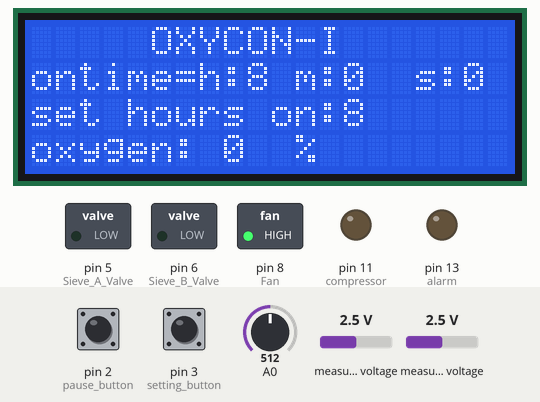
A sketch run on a simulated Arduino Uno, built with avr-gcc and run on an emulated ATmega328P. Shown: 20×4 character LCD, switched loads named in the sketch (green lamp = pin HIGH), output pins drawn as LEDs (lit = HIGH). The test bench sets the inputs (shaded band); at power-on: pin 3 (setting_button) HIGH, pin 2 (pause_button) HIGH, A0 = 512, measured voltage 2.5 V. What the sketch prints to the serial monitor is not drawn.

Above: at 2.2 s.
2.3 s: pin 3 (setting_button) pulled LOW for 0.15 s
At 2.49 s:
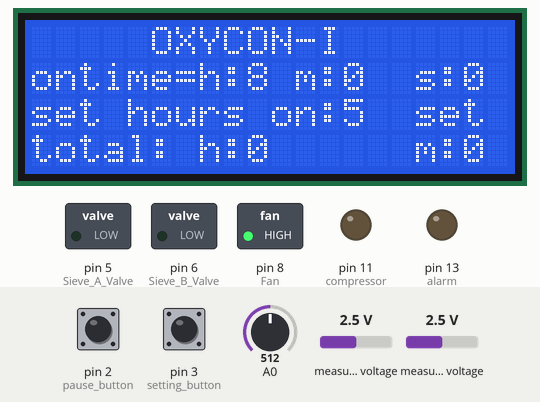
4.0 s: pin 2 (pause_button) pulled LOW for 3.2 s
At 5.4 s:
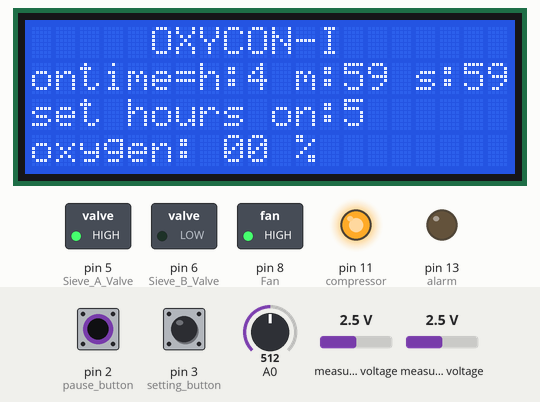
9.1 s: pin 2 (pause_button) pulled LOW for 1 s
At 11.8 s:
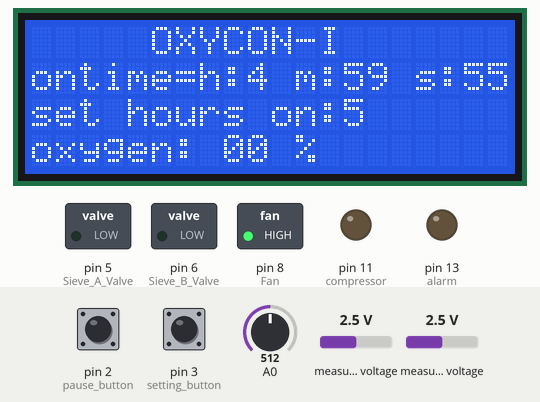
12.1 s: pin 3 (setting_button) pulled LOW for 1 s
At 14.1 s:
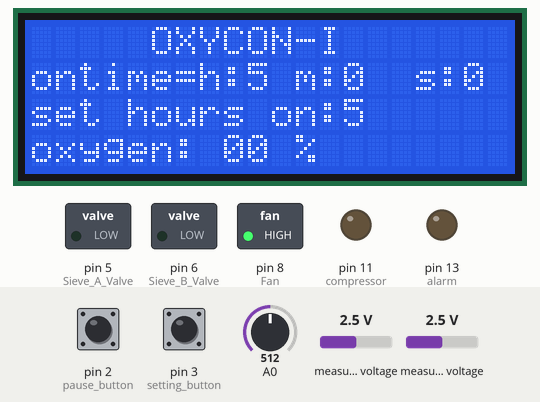
14.6 s: pin 3 (setting_button) pulled LOW for 3.2 s
At 15.3 s:
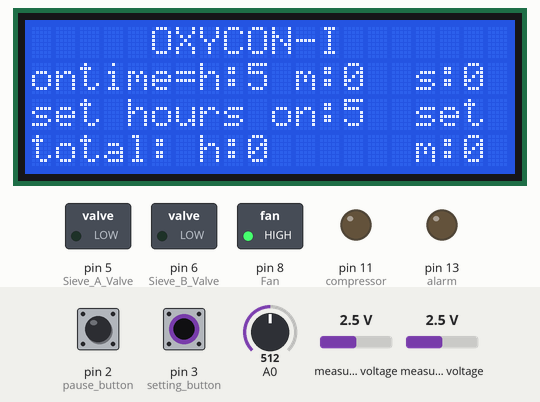
19.4 s: pin 2 (pause_button) driven LOW and pin 3 (setting_button) driven LOW
At 20.3 s:
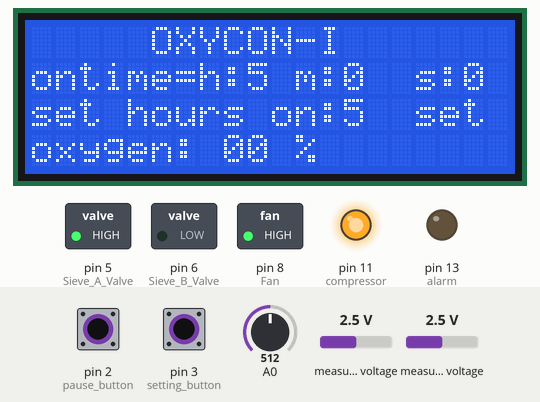
Timing chart, 0 to 29.0 s (numbered marks = the images above; inputs shaded):
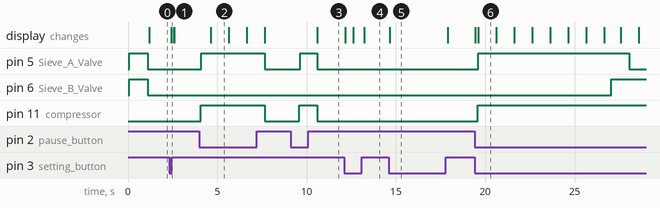

The sketch:

v1.3.ino
```cpp
#include <Wire.h>
#include <LiquidCrystal_I2C.h>

// Set the LCD address to 0x27 for a 16 chars and 2 line display
LiquidCrystal_I2C lcd(0x27, 20, 4);

int o2_raw;

#include <ADS1X15.h>
#include <EEPROM.h>
struct MyObject{
  float field1;
  byte field2;
  char name[10];
};


ADS1115 ADS(0x48);

// RELAY PIN ASSIGNMENT
//**************************************************************************
int Sieve_A_Valve = 5; //Defined Pin as Variable
int Sieve_B_Valve = 6; //Defined Pin as Variable

int Fan = 8; //Defined Pin as Variable

// VARIABLE CREATION
//**************************************************************************
unsigned long Relay_Test_Delay; //delay variable creation
unsigned long Startup_Purge_Delay; //delay variable creation

unsigned long Production_Delay; //delay variable creation
unsigned long Flash_Delay; //delay variable creation

int Production_Delay_1; //delay variable creation
int Flash_Delay_1; //delay variable creation

int Production_Delay_2; //delay variable creation
int Flash_Delay_2; //delay variable creation
//**************************************


int pause_button = 2;
int setting_button = 3;
int pause_state;
int prev_pause_state;
int save_second;
int machine_state;
int compressor = 11;
int alarm = 13;
unsigned long currentMillis;
unsigned long seconds;
unsigned long down_seconds;
unsigned long down_seconds_buffer;
unsigned long down_seconds_actual;
unsigned long prev_seconds;
unsigned long seconds_raw;
unsigned long minutes;
unsigned long hours;
int max_hours = 8;
long max_hours_seconds;
unsigned long days, pause_time, total_pause_time;
int elapsed;

unsigned long run_seconds;
unsigned long run_millis;
unsigned long run_millis_prev;
unsigned long run_minutes;
float run_minutes_eeprom;
int run_hours;
unsigned long run_minutes_actual;
unsigned long run_hours_actual;

unsigned long time_millis;
unsigned long time_cycle;
unsigned long prev_time_cycle;

unsigned long o2_time;
unsigned long o2_millis;
unsigned long o2_millis_prev;

unsigned long alarm_millis;
unsigned long alarm_millis_prev;
unsigned long alarm_time;

int cycle;
int o2;

int eeAddress = 0;

int maintenance_time = 9000;
void setup() {
  lcd.begin();

  // Turn on the blacklight and print a message.
  lcd.backlight();


  cli();                      //stop interrupts
  //reset tccr
  TCCR1A = 0;                 // Reset entire TCCR1A to 0
  TCCR1B = 0;                 // Reset entire TCCR1B to 0

  //set prescalar
  TCCR1B |= B00000100;        //Set CS12 to 1 so we get prescalar 256

  //compare
  TIMSK1 |= B00000010;        //Set OCIE1A to 1 so we enable compare match A

  //set register val
  OCR1A = 31250;
  sei();                     //Enable back the interrupts


  while (!Serial) { }
  Serial.println("Begin conversion from millis to readable time");
  pinMode(pause_button, INPUT_PULLUP);
  pinMode(setting_button, INPUT_PULLUP);
  pinMode(alarm, OUTPUT);

  // STARTUP
  //**************************************************************************
  // Serial Port initialization
  Serial.begin(9600);


  // SET PIN MODE FOR PINS IN PROGRAM
  //**************************************************************************
  pinMode(Sieve_A_Valve, OUTPUT);
  pinMode(Sieve_B_Valve, OUTPUT);

  pinMode(Fan, OUTPUT);
  pinMode(compressor, OUTPUT);
  digitalWrite(compressor, LOW);
  //  SET DELAY TIMING HERE
  //**************************************************************************
  Relay_Test_Delay = 0;
  Startup_Purge_Delay = 1000;
  Production_Delay = 7500; //7000 - 8000 , 7400 best : 7000 //default 7500
  Flash_Delay = 1000; //best : 800 //default 1000

  // VALVE RELAY TEST SEQUENCE
  //**************************************************************************
  Serial.println("Relay Test Sequence");
  digitalWrite(Sieve_A_Valve, HIGH); //Turn on relay
  delay(Relay_Test_Delay);
  digitalWrite(Sieve_B_Valve, HIGH); //Turn on relay
  delay(Relay_Test_Delay);

  Serial.println("Valve Relay Test Sequence Complete");
  delay(Relay_Test_Delay);


  // STARTUP PURGE
  //**************************************************************************
  Serial.println("Relay Test Sequence");
  digitalWrite(Sieve_A_Valve, HIGH); //Turn on relay
  digitalWrite(Sieve_B_Valve, HIGH); //Turn on relay

  delay(Startup_Purge_Delay);


  // FAN CONTROL
  //**************************************************************************
  Serial.println("Program Starting...");
  delay(Relay_Test_Delay);
  digitalWrite(Fan, HIGH);
  Serial.println("Fan Switched On");


 ADS.begin();
 ADS.setGain(0);


 EEPROM.get( eeAddress, run_minutes_eeprom );
}

void loop() {

if(machine_state == 0){
  o2_millis_prev = millis();
  prev_time_cycle = millis();

  cycle = 0;

  digitalWrite(compressor, LOW);
  digitalWrite(Sieve_A_Valve, LOW);
  digitalWrite(Sieve_B_Valve, LOW);

  int setting_state = digitalRead(setting_button);
  if (setting_state==0) {
    lcd.setCursor(16, 2);
    lcd.print("set");
    max_hours = map(analogRead(A0), 0, 1022, 1, 9);
    seconds = 0;
    lcd.setCursor(0,3);
    lcd.print("total: h:");

    run_minutes_actual = run_minutes_eeprom*100;
    run_hours_actual = run_minutes_actual/60;
    run_minutes_actual %= 60;
    lcd.setCursor(16, 3);
    lcd.print("m:");
    lcd.setCursor(18, 3);
    lcd.print(run_minutes_actual);


    if (run_hours_actual < 10){
    lcd.setCursor(9, 3);
    lcd.print(run_hours_actual);
    lcd.setCursor(10, 3);
    lcd.print("      ");
    }
    if (run_hours_actual >= 10 && run_hours_actual < 100){
    lcd.setCursor(9, 3);
    lcd.print(run_hours_actual);
    lcd.setCursor(11, 3);
    lcd.print("     ");
    }
    if (run_hours_actual >= 100 && run_hours_actual < 1000){
    lcd.setCursor(9, 3);
    lcd.print(run_hours_actual);
    lcd.setCursor(12, 3);
    lcd.print("    ");
    }
    if (run_hours_actual >= 1000 && run_hours_actual < 10000){
    lcd.setCursor(9, 3);
    lcd.print(run_hours_actual);
    lcd.setCursor(13, 3);
    lcd.print("   ");
    }
    if (run_hours_actual > 10000){
    run_hours_actual = 10000;
    lcd.setCursor(9, 3);
    lcd.print(run_hours_actual);
    lcd.setCursor(14, 3);
    lcd.print("  ");
    }


  } else{
    //o2
    o2_process();

    lcd.setCursor(16, 2);
    lcd.print("   ");
  }

  //lcd.setCursor(15, 3);
  //lcd.print("      ");
  run_millis_prev = millis();
}

if (machine_state == 1) {

run_millis = millis();
run_seconds = (run_millis - run_millis_prev)/1000;
if(run_seconds > 60){
  //read eeprom

   EEPROM.get( eeAddress, run_minutes_eeprom );
 // EEPROM.get(0, run_minutes_eeprom);
  //count up
  run_minutes_eeprom = run_minutes_eeprom + 0.01;

 //write eeprom
  EEPROM.put(eeAddress, run_minutes_eeprom);

  //stop timer
  run_millis_prev = millis();
}

run_minutes_actual = run_minutes_eeprom*100;
run_hours_actual = run_minutes_actual/60;
run_minutes_actual %= 60;


digitalWrite(compressor, HIGH);
time_millis = millis();
time_cycle = time_millis - prev_time_cycle;

Production_Delay_1 = Production_Delay;
Flash_Delay_1 = Production_Delay + Flash_Delay;
Production_Delay_2 = Production_Delay + Flash_Delay + Production_Delay;
Flash_Delay_2 = Production_Delay + Flash_Delay + Production_Delay + Flash_Delay;


//Serial.println(Production_Delay_2);
//Serial.println(time_cycle);

//o2
o2_process();

if (time_cycle < Production_Delay_1){
  cycle = 1;
  digitalWrite(Sieve_A_Valve, HIGH);
  digitalWrite(Sieve_B_Valve, LOW);


}
if (time_cycle > Production_Delay_1 && time_cycle < Flash_Delay_1){
  cycle = 2;
  digitalWrite(Sieve_A_Valve, HIGH);
  digitalWrite(Sieve_B_Valve, HIGH);
}

if (time_cycle > Flash_Delay_1 && time_cycle < Production_Delay_2){
  cycle = 3;
  digitalWrite(Sieve_A_Valve, LOW);
  digitalWrite(Sieve_B_Valve, HIGH);
}

if (time_cycle > Production_Delay_2 && time_cycle < Flash_Delay_2){
  cycle = 4;
  digitalWrite(Sieve_A_Valve, HIGH);
  digitalWrite(Sieve_B_Valve, HIGH);
}


if(time_cycle > Flash_Delay_2){
  prev_time_cycle = millis();
//  lcd.clear();
}


}

//lcd display

if (run_hours_actual >= maintenance_time){ //>

  lcd.setCursor(0,0);
  lcd.print("MAINTENANCE TIME");
} else {
  lcd.setCursor(0,0);
  lcd.print("     OXYCON-I   ");

}


lcd.setCursor(0,2);
lcd.print("set hours on:");
lcd.setCursor(13, 2);
lcd.print(max_hours);

lcd.setCursor(0,1);
lcd.print("ontime=");


//hours
lcd.setCursor(7, 1);  //prev 17,1
lcd.print("h:");
lcd.setCursor(9, 1); //prev 19,1
lcd.print(hours);


//minutes
lcd.setCursor(11, 1);
lcd.print("m:");
if (minutes < 10){
lcd.setCursor(13, 1);
lcd.print(minutes);
lcd.setCursor(14, 1);
lcd.print(" ");
}
if (minutes >= 10){
lcd.setCursor(13, 1);
lcd.print(minutes);
}


//seconds
lcd.setCursor(16,1);  //prev 7,1
lcd.print("s:");

if (down_seconds < 10){
lcd.setCursor(18,1); //prev 9,1
lcd.print(down_seconds);
lcd.setCursor(19,1); //prev 10,1
lcd.print(" ");
}

if (down_seconds >= 10){
lcd.setCursor(18,1); //prev 9,1
lcd.print(down_seconds);
}


/*

 Serial.println(Flash_Delay_2);
  if (machine_state == 1){
  time_cycle = (machine_state * elapsed) + time_cycle;
  Serial.println((Production_Delay_2));

  if (time_cycle < Production_Delay_1){
    //CYCLE 1
  //**************************************************************************
  Serial.println("Sieve A Charge / Sieve B Purge");
  digitalWrite(Sieve_A_Valve, HIGH);
  digitalWrite(Sieve_B_Valve, LOW);

  //delay(Production_Delay);
  }

  if (time_cycle > Production_Delay_1 && time_cycle < Flash_Delay_1){
  //CYCLE 2
  //**************************************************************************
  Serial.println("Sieve A Charge / Sieve B Purge / Flush/PreCharge");
  digitalWrite(Sieve_A_Valve, HIGH);
  digitalWrite(Sieve_B_Valve, HIGH);

  //delay(Flash_Delay) ;
  }

  if (time_cycle > Flash_Delay_1 && time_cycle < Production_Delay_2){

    //CYCLE 3
  //**************************************************************************
  Serial.println("Sieve A Charge / Sieve B Purge");
  digitalWrite(Sieve_A_Valve, LOW);
  digitalWrite(Sieve_B_Valve, HIGH);

  //delay(Production_Delay);
  }

  if(time_cycle < Production_Delay_2 && time_cycle < Flash_Delay_2){
  //CYCLE 4
  //**************************************************************************
  Serial.println("Sieve A Charge / Sieve B Purge / Flush/PreCharge");
  digitalWrite(Sieve_A_Valve, HIGH);
  digitalWrite(Sieve_B_Valve, HIGH);

  //delay(Flash_Delay) ;
  }
  if (time_cycle > Flash_Delay_2){
    time_cycle = 0;
  }

  */
//  delay(100000000);


}


void o2_process (){
  //o2
int16_t val_01 = ADS.readADC_Differential_0_1();
float volts_01 = ADS.toVoltage(val_01);
o2_raw = map(val_01, 68, 313, 21, 100);
o2 = (o2_raw*0.9) + (o2*0.1);

o2_millis = millis();
o2_time = o2_millis - o2_millis_prev;

if (o2_time > 60000){
  if (o2 < 80){
    alarm_millis = millis();
    alarm_time = alarm_millis - alarm_millis_prev;
    if (alarm_time < 500){
    digitalWrite(alarm, HIGH);
    } else {
    digitalWrite(alarm, LOW);
    }

    if (alarm_time > 1000){
     alarm_millis_prev = millis();
    }

    lcd.setCursor(13, 3);
    lcd.print("o2 low");
  } else {
    digitalWrite(alarm, LOW);
    lcd.setCursor(13, 3);
    lcd.print("       ");
  }
} else {
    lcd.setCursor(13, 3);
    lcd.print("       ");
}

if (o2 > 99){
  o2 = 99;
}

lcd.setCursor(0, 3);
lcd.print("oxygen: ");
if(o2 < 100){
lcd.setCursor(8, 3);
lcd.print(o2);
lcd.setCursor(10,3);
lcd.print(" ");
}
lcd.setCursor(11, 3);
lcd.print("% ");

}


ISR(TIMER1_COMPA_vect){
  TCNT1  = 0;                  //First, set the timer back to 0 so it resets for next interrupt
  currentMillis = millis();
  max_hours_seconds = max_hours * 3600;
  Serial.println(down_seconds_actual);
  //seconds = (currentMillis / 1000);
  seconds_raw = currentMillis/1000;
  seconds = ((machine_state * elapsed) + seconds);
  down_seconds_actual = seconds;
  down_seconds = max_hours_seconds - seconds;
  //down_seconds_actual = max_hours_seconds - seconds;
//  minutes = (seconds / 60)+minutes;
    minutes = (down_seconds / 60);
//  hours = (minutes / 60)+hours;
    hours = minutes/60;
  days = hours / 24;
  currentMillis %= 1000;
//  seconds %= 60;
  down_seconds %= 60;

  minutes %= 60;
  hours %= 24;

  //down_seconds = down_seconds_buffer;
  Serial.print("ts : ");
  Serial.print(currentMillis);
  Serial.print(" seconds : ");
  Serial.print(seconds);
  Serial.print(" minutes : ");
  Serial.print(minutes);
  Serial.print(" hours : ");
  Serial.print(hours);
  Serial.print(" t : ");
  elapsed = seconds_raw - prev_seconds;
  Serial.print(elapsed);
  Serial.print(" ");
  Serial.print(cycle);
  pause_state = digitalRead(pause_button);
 //if (pause_state != prev_pause_state){


 if ((pause_state == 0) && ((hours > 0) || (minutes > 0) || (down_seconds > 0)) && (run_hours_actual < maintenance_time)){ //<
    machine_state = 1;

 }
 else{
   machine_state = 0;
    if ((hours > 0) || (minutes> 0) || (down_seconds > 0)){
      digitalWrite(alarm, LOW);
    } else {
      digitalWrite(alarm, HIGH);
    }
 }


 prev_pause_state = pause_state;
 prev_seconds = seconds_raw;
 Serial.println(" ");

}
```

Measured:
- after the input at 2.3 s, the display: changes after 0.13 s (image 1)
- after the input at 4.0 s, pin 5 (Sieve_A_Valve): LOW → HIGH after 0.11 s, → LOW 3.5 s later; pin 11 (compressor): LOW → HIGH after 0.07 s, → LOW 3.6 s later; the display: changes after 0.63 s (image 2)
- after the input at 9.1 s, pin 5 (Sieve_A_Valve): LOW → HIGH after 0.54 s, → LOW 0.97 s later; pin 11 (compressor): LOW → HIGH after 0.50 s, → LOW 1.0 s later; the display: changes after 1.5 s (image 3)
- after the input at 12.1 s, the display: first changes after 0.05 s (image 4 shows a later state)
- after the input at 14.6 s, the display: changes after 0.05 s (image 5)
- after the input at 19.4 s, pin 5 (Sieve_A_Valve): LOW → HIGH after 0.22 s, → LOW 8.5 s later; pin 6 (Sieve_B_Valve): LOW → HIGH after 7.7 s; pin 11 (compressor): LOW → HIGH after 0.18 s; the display: first changes at once (image 6 shows a later state)
- what the display in image 6 shows lasts 1.0 s, from 19.6 s to 20.6 s
